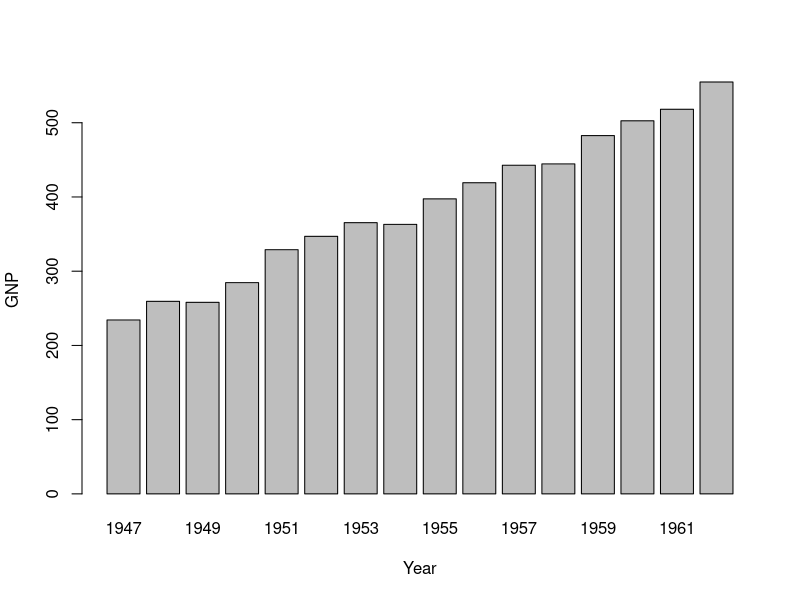
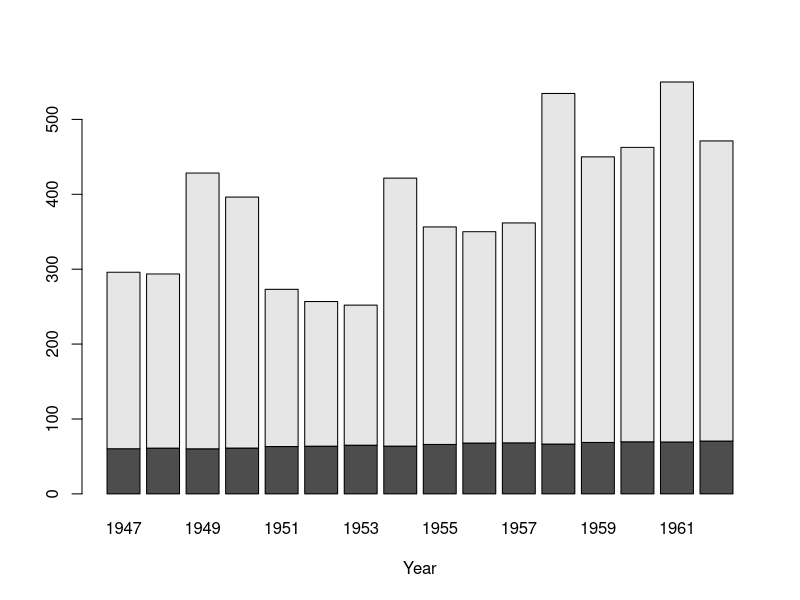
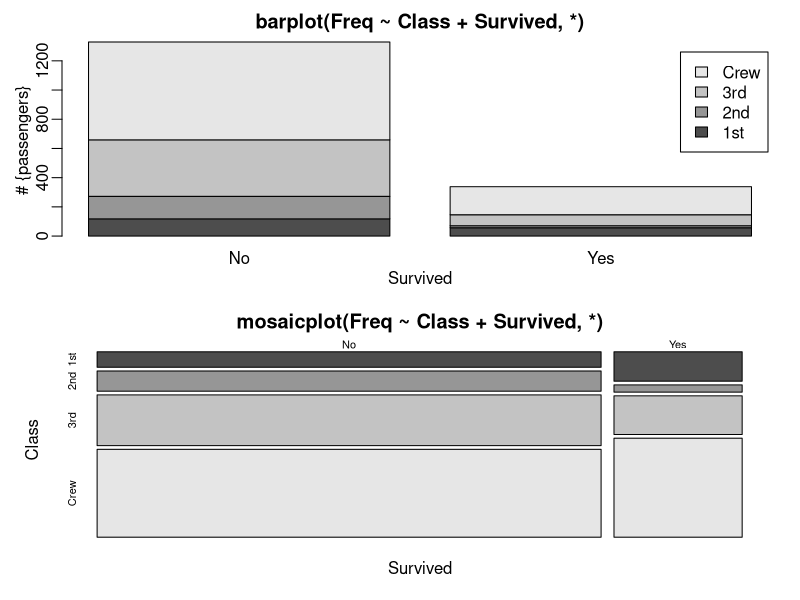
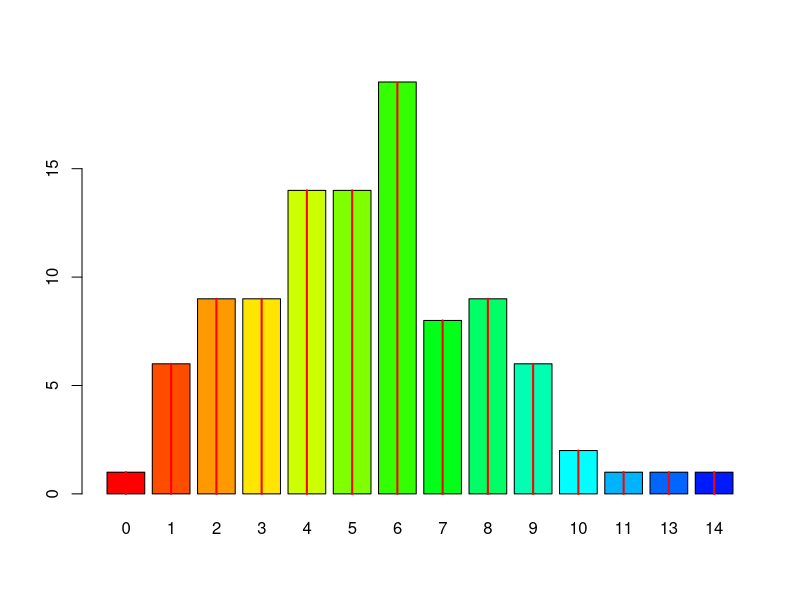
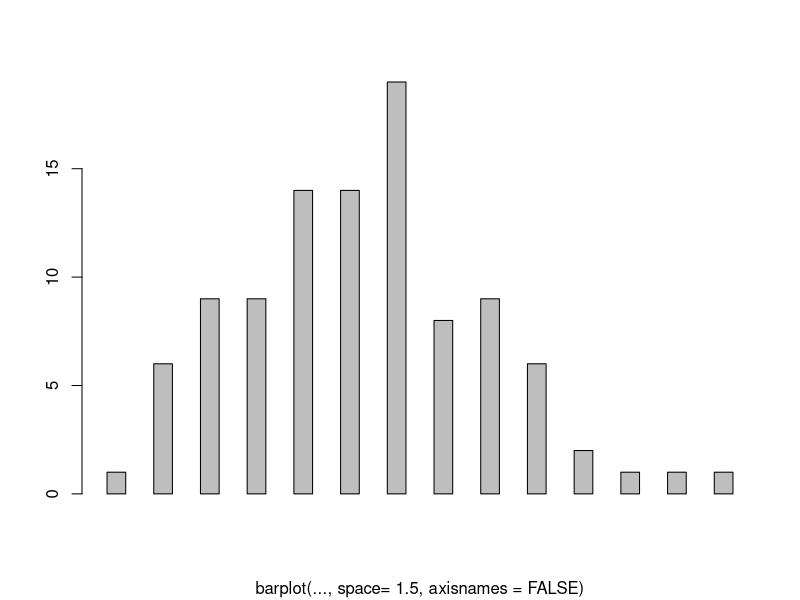
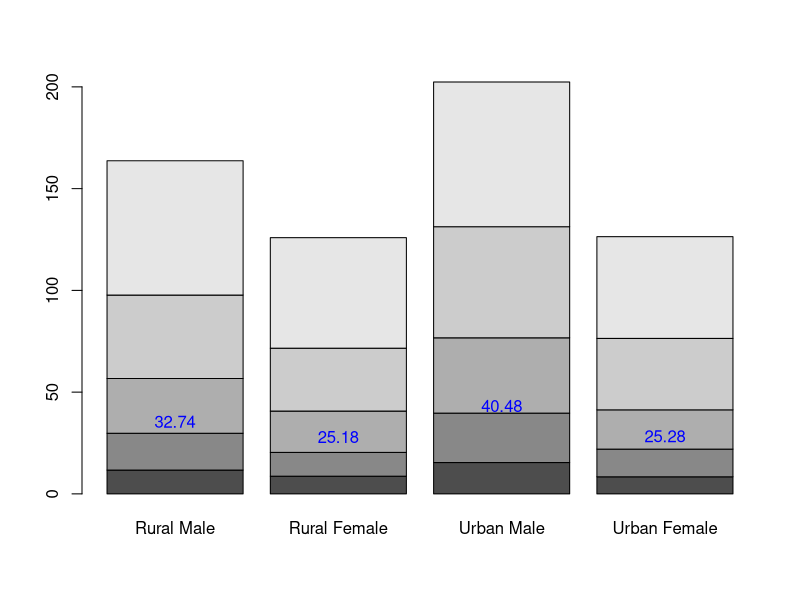
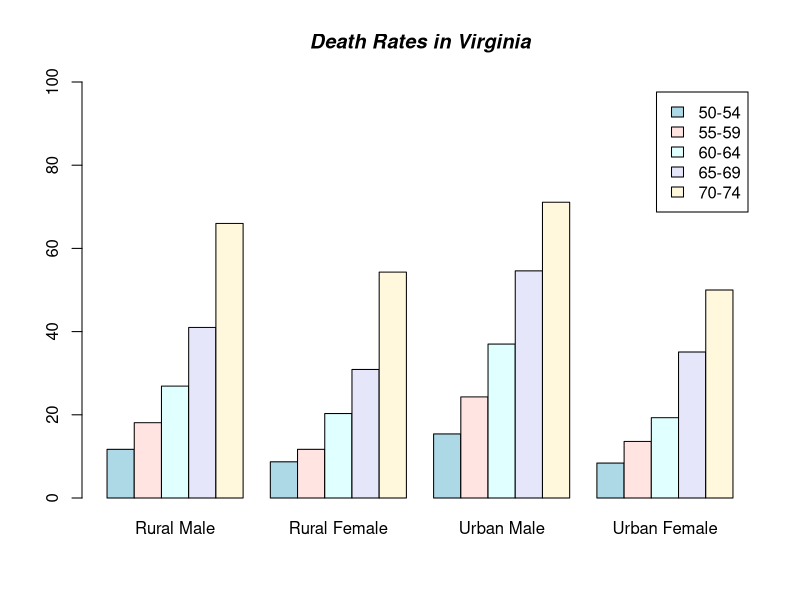
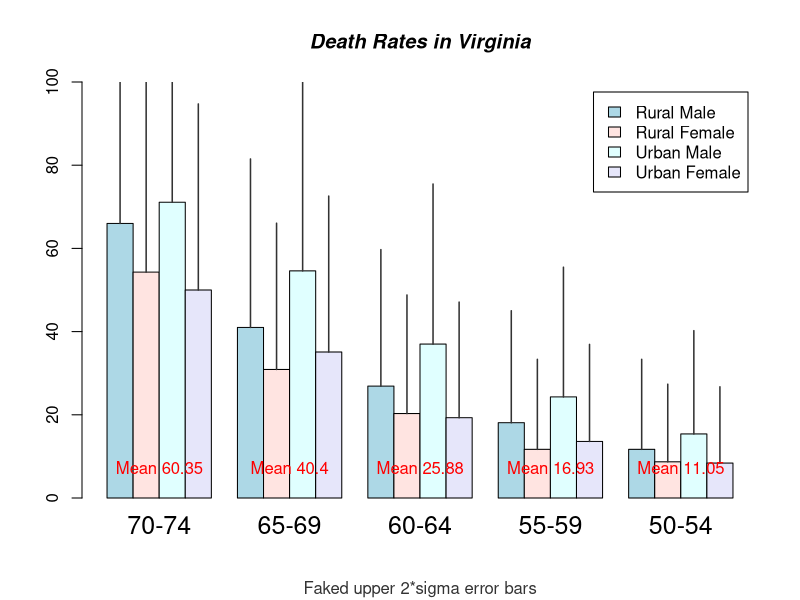

Generate these figures, in order, with R: (Note: this script raises an error after producing the figures.)
?barplot
example(barplot)

# 資料來源: 註冊組>統計資料區>註冊組統計數據
# file: graduate.csv
ba <- c(2567, 2690, 2604, 2416, 2502)
names(ba) <- c(100:104)
ba
xlab <- "學年度"
ylab <- "人數"
tmain <- "NCKU歷屆畢業生人數"
tsub <- "資料來源:註冊組"

barplot(ba, xlab=xlab, ylab=ylab, ylim=c(0,3000))
title(main=tmain, sub=tsub) 

# 水平長條圖
barplot(ba, xlab=ylab, ylab=xlab, hori=TRUE)
barplot(ba, xlab=ylab, ylab=xlab, hori=TRUE, 
        las=1, xlim=c(0,3000))

# cex: magnifies the text and symbols
# cex.axis, cex.lab, cex.main, cex.sub
barplot(ba, xlab=xlab, ylab=ylab, ylim=c(0,3000), cex.axis=0.8)
barplot(ba, xlab=xlab, ylab=ylab, ylim=c(0,3000), 
        cex.axis=0.8, cex.names=0.8)

# col: specifies the default plotting color
# col.axis, col.lab, col.main, col.sub
barplot(ba, xlab=xlab, ylab=ylab, ylim=c(0,3000), col=3:7)
barplot(ba, xlab=xlab, ylab=ylab, 
        ylim=c(0,3000), col.lab="darkred")
barplot(ba, main=tmain, sub=tsub, xlab=xlab, ylab=ylab,
        ylim=c(0,3000), col=3:7, col.main="darkred",
        col.sub="brown", col.axis="darkgreen",
        col.lab="dodgerblue4")

# font: specifies which font to use for text
# 1: plain text, 2: bold, 3: italic, 4: bold italic
# font.axis, font.lab, font.main, font.sub
barplot(ba, main=tmain, xlab=xlab, ylab=ylab,
        font.main=4, font.lab=3)

# density: sets the density of shading lines(lines/inch)
barplot(ba, xlab=xlab, ylab=ylab, ylim=c(0,3000), density=10)
barplot(ba, xlab=xlab, ylab=ylab, col=3:7,
        ylim=c(0,3000), density=seq(10,60,10))

# text()用法
barplot(ba, ylim=c(0, 3500), las=1, xaxt="n")
axis(1, at=seq(0.75, 5.5, len=5), lab=names(ba)) # try and error
text(seq(0.75, 5.5, len=5), ba/2, ba, col="red") # try and error
# a better way:
(xcor <- barplot(ba, ylim=c(0, 3500), las=1, xaxt="n"))
axis(1, at=xcor, lab=names(ba))
text(xcor, ba/2, ba, col="red")

# beside=FALSE: stacked bars(default)
# beside=TRUE: juxtaposed bars
(grad<-read.csv("graduate.csv"))
# stacked bars of values accumulated
(pgrad <- grad[8:10, 2:4])   # part of grad
xcor <- barplot(t(pgrad), space=0.5, col=heat.colors(3),  
                names.arg=c(102:104), ylim=c(0,6000))
ycor <- round(apply(pgrad, 1, cumsum)-t(pgrad)/2, 0)
# abline(h=ycor[2, 1])
# abline(h=ycor[3, 1])
segments(0, ycor[2, 1], 1.8, ycor[2, 1], col="blue")
segments(0, ycor[3, 1], 1.8, ycor[3, 1], col="blue")
text(xcor, t(ycor), labels=as.matrix(pgrad), cex=0.8)

# exercise: stacked bars of percentage

# juxtaposed bars-1
x <- barplot(as.matrix(grad[,2:4]), ylim=c(0,3000), 
             beside=TRUE, col=cm.colors(10))
legend(locator(1), as.character(grad[,1]), 
       fill=cm.colors(10), cex=0.6)

# the width parameter:
# example1
bw <- pgrad[, 3]/sum(pgrad[, 3])
xcor <- barplot(pgrad[, 3], col="khaki", width=bw,
                main="102~104學年度博士畢業人數")
axis(1, at=xcor, 102:104)
text(xcor, pgrad[, 3]/2+20, pgrad[, 3], cex=0.8)
text(xcor, pgrad[, 3]/2-20, cex=0.8,
     paste0("(", round(bw*100,2), "%)"))
# --------------------------------------------------------------











# exercise code:
# grad<-read.csv("graduate.csv")
# pgrad <- grad[8:10, 2:4]   # part of grad
percent <- round(pgrad/apply(pgrad, 1, sum), 4)
xcor <- barplot(t(percent), space=0.5, col=heat.colors(3),  
                names.arg=c(102:104))
ycor <- round(apply(percent, 1, cumsum)-t(percent)/2, 4)
abline(h=ycor[2, 1])
abline(h=ycor[3, 1])
segments(0, ycor[2, 1], 1.8, ycor[2, 1], col="blue")
segments(0, ycor[3, 1], 1.8, ycor[3, 1], col="blue")
text(rep(xcor, each=nrow(ycor)), ycor, cex=0.8,
     labels=paste0((t(percent)*100), "%"))
